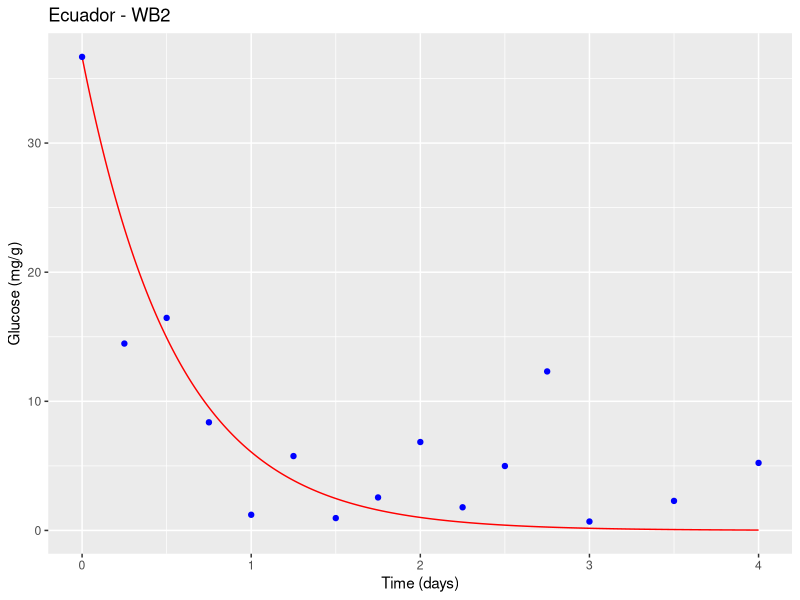
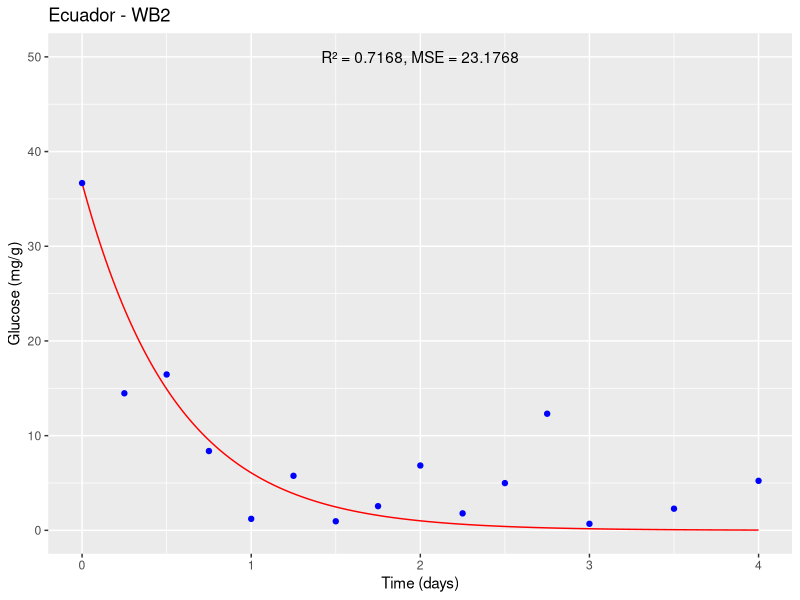
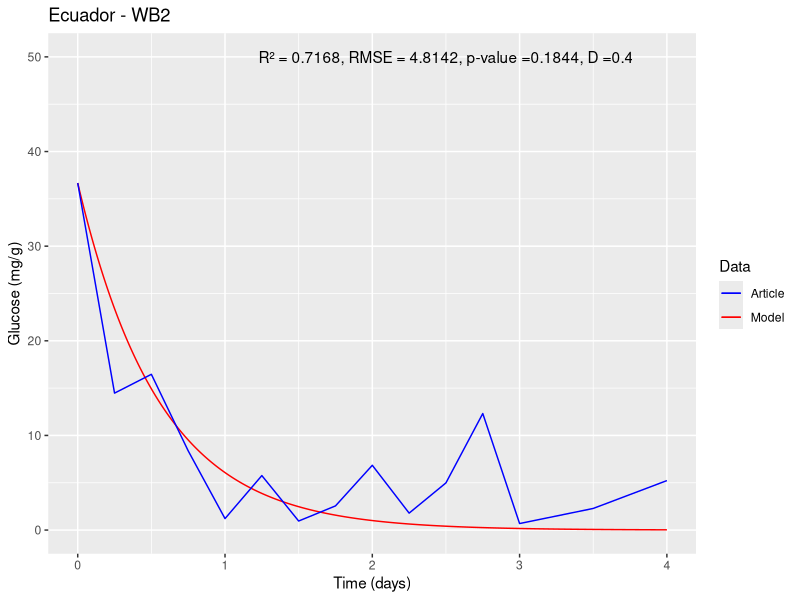

Write R code to recreate these figures, in order.
#Packages#
install.packages("deSolve")
install.packages("ggplot2")
#Libraries#
library(deSolve)
library(ggplot2)

state1<-c(y=36.674)  #Initial state #
times1<-seq(0,4,1/10000) #4 days with 10000 intervals per day#
parameters1<-c(Y1=47.477,Y2=49.136) #Parameter values#
#Papalexandratou et al., 2011 Ecuador <- Ecuador - WB2#
#doi:10.1128/AEM.05523-11#
#Ecuador - WB2#

#(i). DATA TO FEED THE GLUCOSE MODEL#

#nu1#
U<- 0.4977
G<- 36.674
K<-0.5338
L<-0.0002904
U1 <- (U*G/G+K*L)*L
U1
#nu2#
U2<- 0.4714
G2<- 36.674
K2<-0.6122
BAL2<-0.0004796

U2 <- (U2*G2/G2+K2*BAL2)*BAL2
U2

#Differential equation#
ODE1<-function(times,state,parameters){ 
  y<-state[1] #inital state
  Y1<-parameters[1] #parameter 1
  Y2<-parameters[2] #parameter 2
  dy<--(Y1*U1/0.01)*y-(Y2*U2/0.01)*y #equation 
  res<-dy
  list(res)
}


#number solution#
solution1<-lsoda(state1, times1, ODE1, parameters1)

#(ii). EXPERIMENTAL DATA OF ARTICLE#

ts = c(0,6/24,12/24,18/24,24/24,30/24,36/24,42/24,48/24,54/24,60/24,66/24,72/24,84/24,96/24)
glu<-c(36.674,14.472,16.459,8.373,1.213,5.758,0.956,2.554,6.846,1.792,4.988,12.314,0.69,2.286,5.229)

#Graph#

df <- data.frame(time = solution1[,1], glucose = solution1[,2])
d<-ggplot() +
  geom_line(data = df, aes(x = time, y = glucose), color = "red") +
  geom_point(data = data.frame(time = ts, glucose = glu), aes(x = time, y = glucose), color = "blue") +
  xlab("Time (days)") + ylab("Glucose (mg/g)") +
  ggtitle("Ecuador - WB2")
plot(d)


#Statistical validation#

#To statistically validate the mathematical model, various analysis tools can be used,
#but one of the most common is to compare the model results with experimental data and evaluate the quality of the fit.
#In this case, one can use the coefficient of determination (R²), the mean squared error (MSE), and the root mean square error (RMSE) as fitting measures#

#To calculate R², MSE, and RMSE, one can compare the values predicted by the model with
#the experimental data. First, extract the values predicted by the model at the same points 
#where the experimental measurements were taken, 
#using the approx() function in R:

pred <- approx(solution1[,1], solution1[,2], ts)$y

#Then, R², MSE, and RMSE can be calculated using the following formulas:
SSE <- sum((glu - pred)^2)
SST <- sum((glu - mean(glu))^2)
R2 <- 1 - SSE/SST
MSE <- SSE/length(glu)
RMSE <- sqrt(MSE)
#Where SSE is the sum of squared errors,
#SST is the total sum of squares,
#R² is the coefficient of determination, MSE is the mean squared error and RMSE is the root mean square error.

cat("R² = ", round(R2, 4), "\n")
cat("MSE = ", round(MSE, 4), "\n")
cat("RMSE = ", round(RMSE, 4), "\n")

#R² measures the proportion of total variation in the experimental data
#that is explained by the model. A value of R² close to 1 indicates a good fit of the model to the experimental data

#MSE measures the average of squared errors between experimental values
#and the values predicted by the model. A low MSE value indicates good predictive capability of the model.

#The root mean square error (RMSE) was determined, which quantifies the magnitude of deviation of simulated values from observed values.

d <- ggplot() +
  geom_line(data = df, aes(x = time, y = glucose), color = "red") +
  geom_point(data = data.frame(time = ts, glucose = glu), aes(x = time, y = glucose), color = "blue") +
  xlab("Time (days)") + ylab("Glucose (mg/g)") +
  ggtitle("Ecuador - WB2") +
  annotate("text", x = 2, y = 50, label = paste0("R² = ", round(R2, 4), ", MSE = ", round(MSE, 4)))

plot(d)

#Two-sample Kolmogorov–Smirnov test - KS#
#Ho: The simulation results follow the same distribution of experimental data#
#Ha: The simulation results do not follow the same distribution of experimental data#
#Hypothesis test with an alpha of 0.05#
#to determine if there is a significant difference between the data and the exponential distribution#
#Hypothesis test
alpha <- 0.05

# Perform Kolmogorov-Smirnov test
ks_test <- ks.test(glu, pred)
ks_test

# Results Kolmogorov-Smirnov test
cat("Kolmogorov-Smirnov test:", "\n")
cat("Test statistic:", round(ks_test$statistic, 4), "\n")
cat("p-value:", round(ks_test$p.value, 4), "\n")

if (ks_test$p.value < alpha) {
  cat("The simulation results do not follow the same distribution of experimental data.\n")
} else {
  cat("The simulation results follow the same distribution of experimental data.\n")
}


#Final plot#
p_value <- round(ks_test$p.value, 4)
D <- round(ks_test$statistic, 4)

# First, define the colors we want to use for each element:
colors <- c(Model = "red", Article = "blue")

# Then the script is modified to assign a name to each geom and set the color scale manually
d <- ggplot() +
  geom_line(data = df, aes(x = time, y = glucose, color = "Model"), show.legend = TRUE) +
  geom_line(data = data.frame(time = ts, glucose = glu), aes(x = time, y = glucose, color = "Article"), show.legend = TRUE) +
  xlab("Time (days)") + ylab("Glucose (mg/g)") +
  ggtitle("Ecuador - WB2") +
  annotate("text", x = 2.5, y = 50, label = paste0("R² = ", round(R2, 4), ", RMSE = ", round(RMSE, 4), ", p-value =", round(p_value, 4), ", D =", round(D, 4))) +
  labs(color = "Data") +  # Change the title of the legend
  scale_color_manual(values = colors) +
  scale_x_continuous(limits = c(0, 4), breaks = seq(0, 4, 1)) +  # x-axis boundaries and intervals between marks
  scale_y_continuous(limits = c(0, 50), breaks = seq(0, 50, 10))   # y-axis boundaries and intervals between marks

#PLOT#
print(d)
